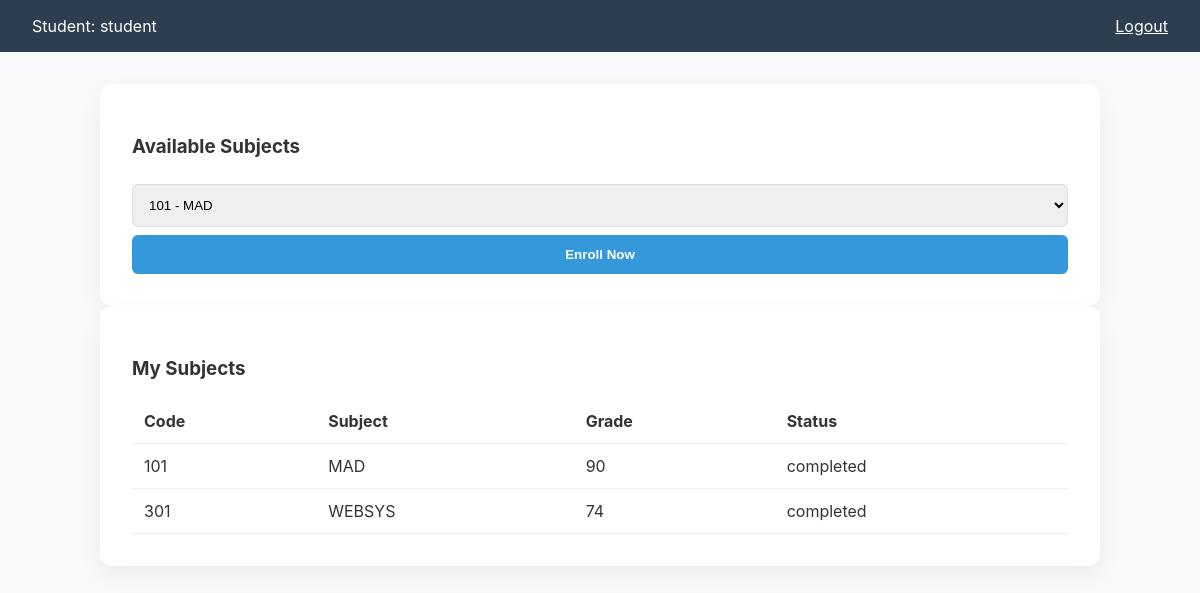
Page /Enrollment_System/student_dashboard.php (signed in) on the committed database.
### tables this page shows
CREATE TABLE `enrollments` (
  `id` int(11) NOT NULL,
  `student_id` int(11) DEFAULT NULL,
  `subject_id` int(11) DEFAULT NULL,
  `grade` varchar(5) DEFAULT 'N/A',
  `status` enum('enrolled','completed') DEFAULT 'enrolled'
);

CREATE TABLE `subjects` (
  `id` int(11) NOT NULL,
  `subject_code` varchar(20) DEFAULT NULL,
  `title` varchar(100) DEFAULT NULL,
  `prereq_id` int(11) DEFAULT NULL
);

### Enrollment_System/student_dashboard.php (the view, shortened to what this page needs)
<?php include 'config.php';
$uid = $_SESSION['user']['id'];
$my_enrolled = $conn->query("SELECT e.*, s.subject_code, s.title FROM enrollments e JOIN subjects s ON e.subject_id=s.id WHERE e.student_id=$uid");
?>
<!DOCTYPE html>
<html>
<head>
    <link rel="stylesheet" href="style.css">
</head>
<body>
    <div class="navbar"><span>Student: <?= $_SESSION['user']['full_name'] ?></span><a href="logout.php" style="color:white">Logout</a></div>
    <div class="container">
        <div class="card">
            <h3>Available Subjects</h3>
            <form method="POST">
                <select name="sub_id">
                    <?php $avail = $conn->query("SELECT * FROM subjects");
                    while ($a = $avail->fetch_assoc()) echo "<option value='{$a['id']}'>{$a['subject_code']} - {$a['title']}</option>"; ?>
                </select>
                <button name="enroll" class="btn">Enroll Now</button>
            </form>
        </div>
        <div class="card">
            <h3>My Subjects</h3>
            <table>
                <tr>
                    <th>Code</th>
                    <th>Subject</th>
                    <th>Grade</th>
                    <th>Status</th>
                </tr>
                <?php while ($e = $my_enrolled->fetch_assoc()): ?>
                    <tr>
                        <td><?= $e['subject_code'] ?></td>
                        <td><?= $e['title'] ?></td>
                        <td><?= $e['grade'] ?></td>
                        <td><?= $e['status'] ?></td>
                    </tr>
                <?php endwhile; ?>
            </table>
        </div>
    </div>
</body>
</html>

### Enrollment_System/style.css (style rules this page uses)
:root { --dark: #2c3e50; --blue: #3498db; --light: #f8f9fa; --success: #27ae60; }
body { font-family: "Inter", sans-serif; background: var(--light); margin: 0; color: #333; }
.navbar { background: var(--dark); color: white; padding: 1rem 2rem; display: flex; justify-content: space-between; align-items: center; }
.container { max-width: 1000px; margin: 2rem auto; padding: 0 1rem; }
.card { background: white; padding: 2rem; border-radius: 12px; box-shadow: 0 10px 25px rgba(0, 0, 0, 0.05); }
input, select { width: 100%; padding: 12px; margin: 8px 0; border: 1px solid #ddd; border-radius: 6px; box-sizing: border-box; }
.btn { background: var(--blue); color: white; border: none; padding: 12px 24px; border-radius: 6px; cursor: pointer; transition: 0.3s; width: 100%; font-weight: 600; }
table { width: 100%; border-collapse: collapse; margin-top: 1rem; }
th, td { text-align: left; padding: 12px; border-bottom: 1px solid #eee; }

### rows in the picture
enrollments: subject.subject_code "101", subject.title "MAD", grade "90", status "completed"
enrollments: subject.subject_code "301", subject.title "WEBSYS", grade "74", status "completed"

### other values in the picture
$_SESSION['user']['full_name'] "student"
form field sub_id "101 - MAD"
